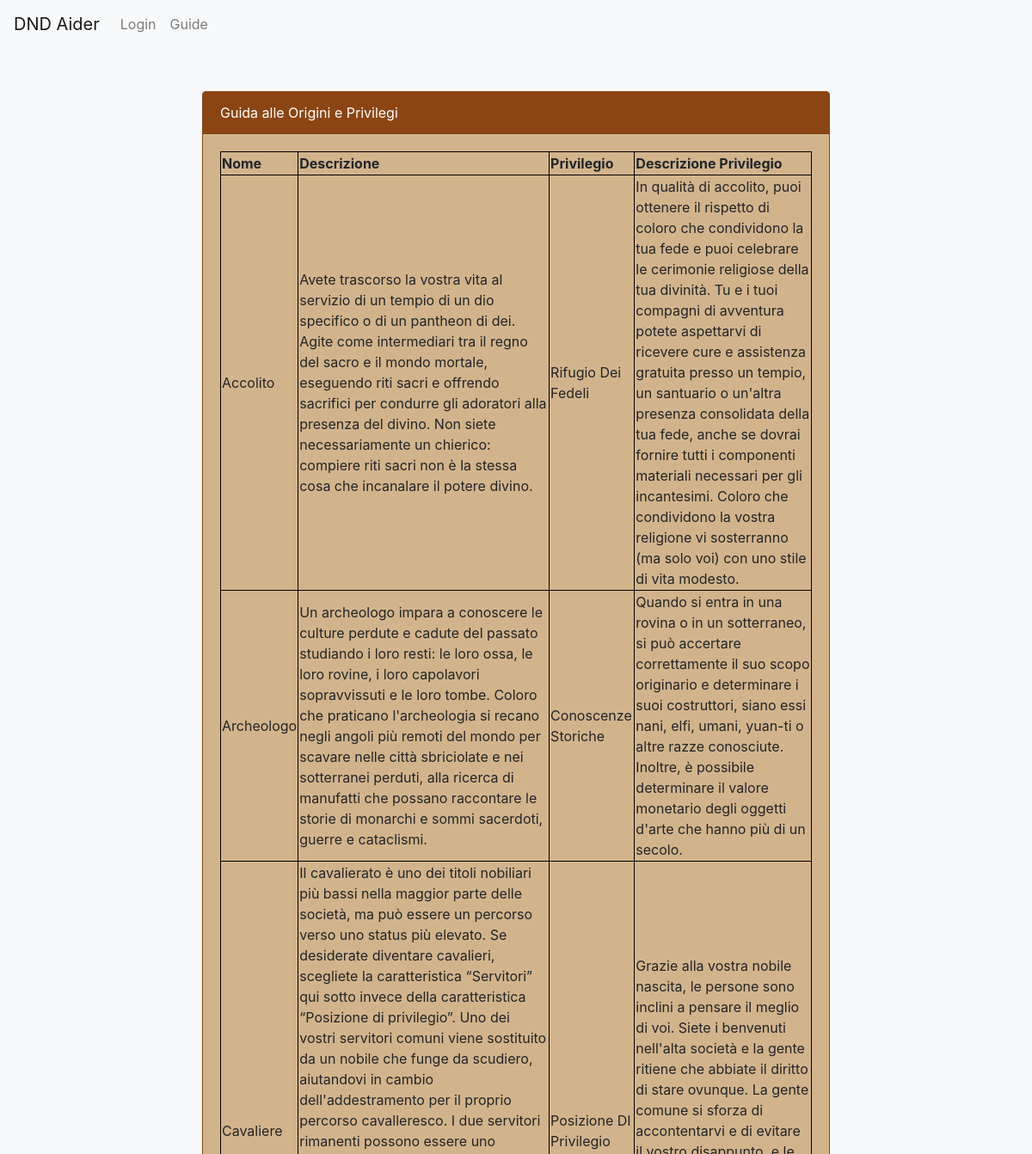
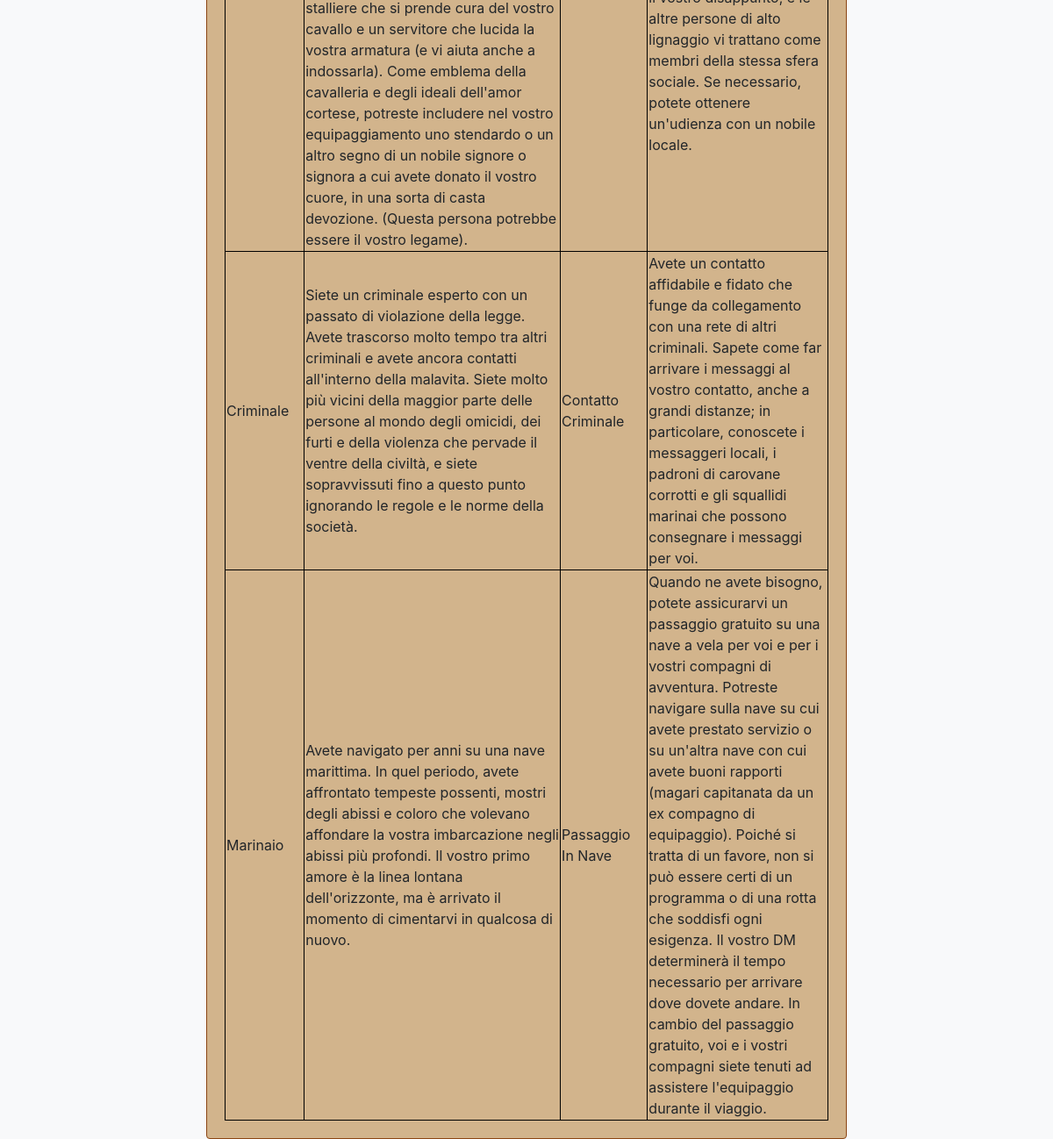
The page /guideorigini.php on the database as committed earlier (2 pictures, top to bottom).
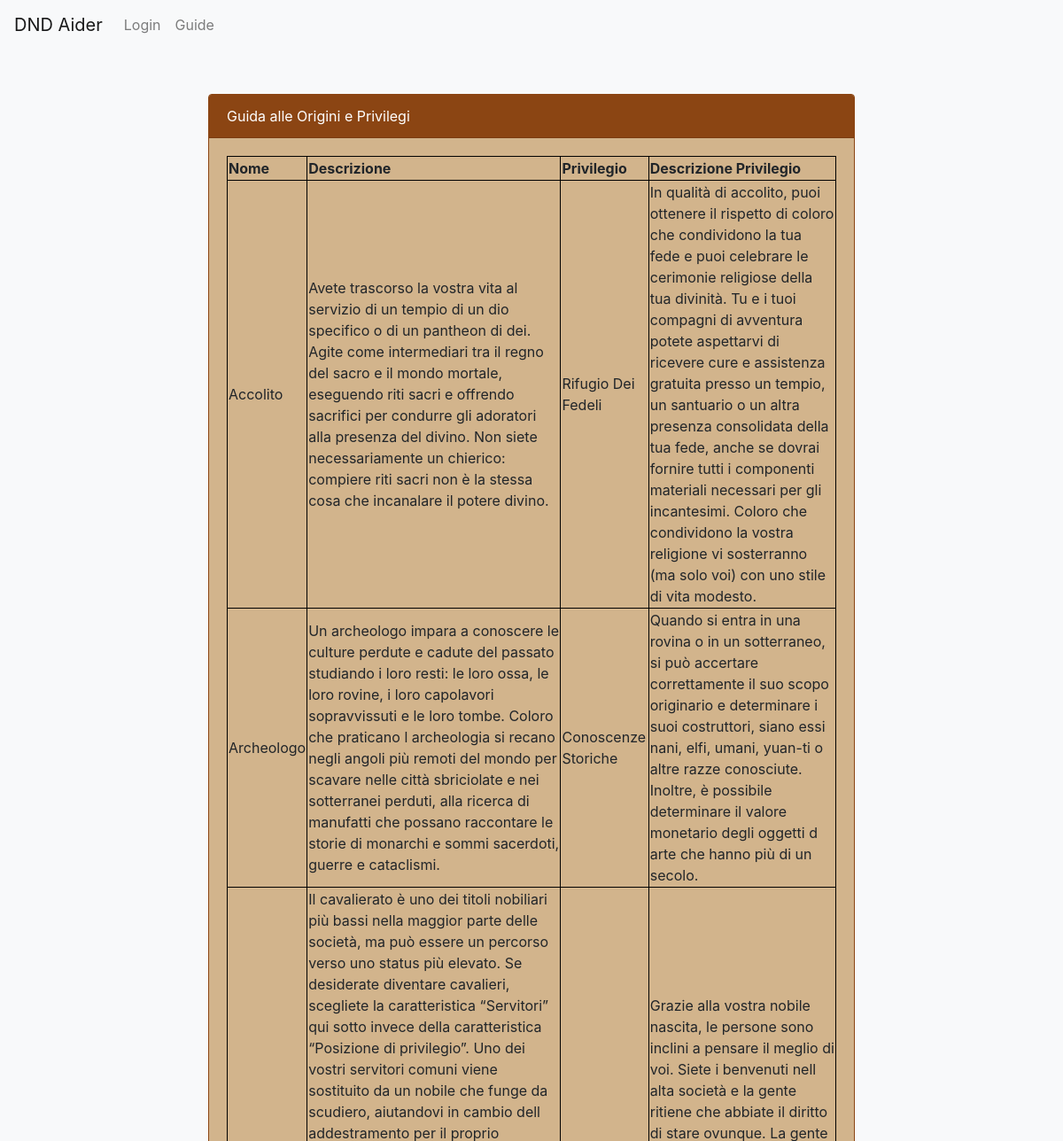
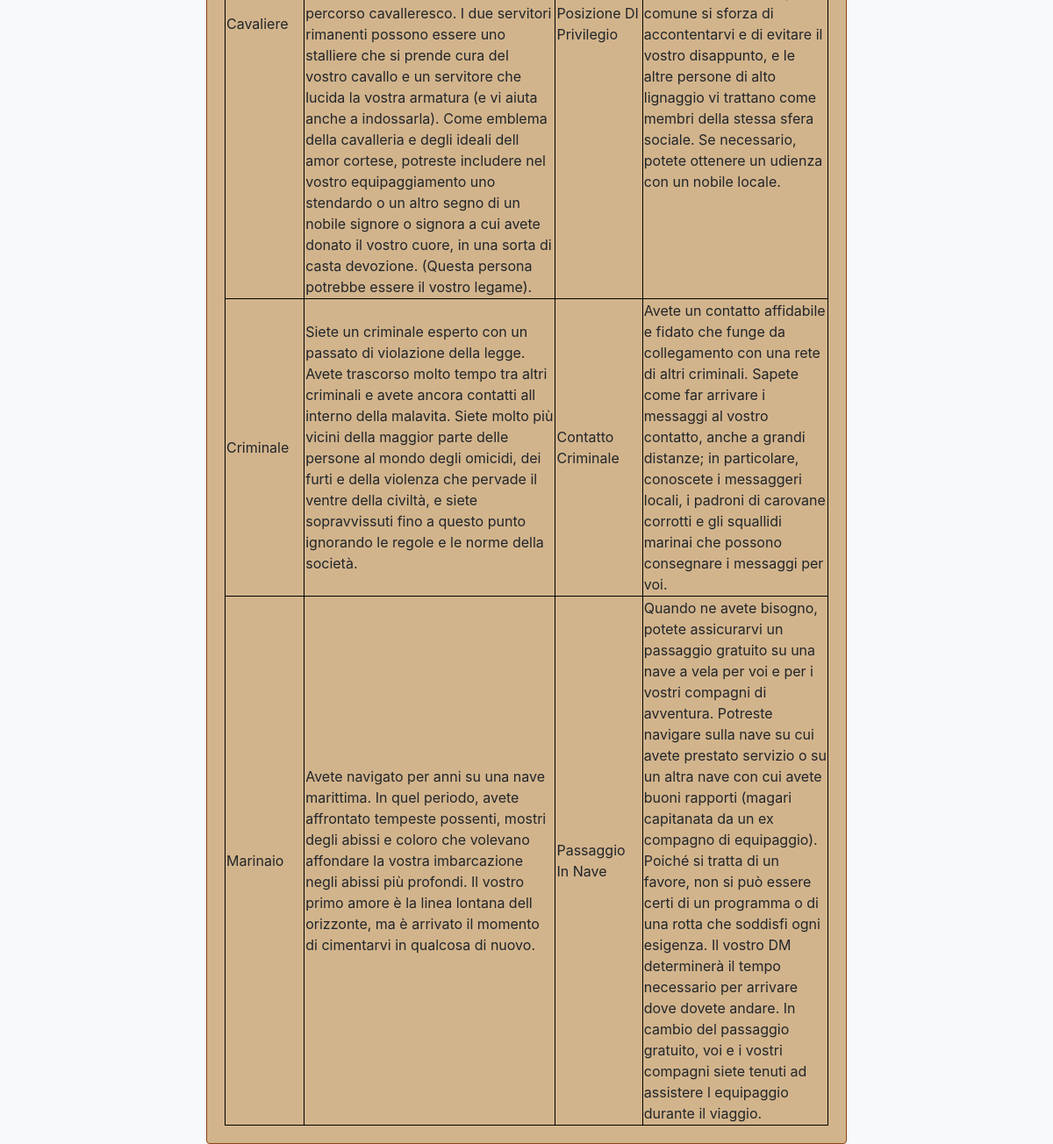
The same page on the database as committed later (2 pictures, top to bottom).
### tables this page shows
CREATE TABLE `origine` (
  `Nome` varchar(30) NOT NULL,
  `Descrizione` varchar(1000) NOT NULL,
  `Nome_Privilegio` varchar(30) NOT NULL
);

CREATE TABLE `privilegio` (
  `Nome` varchar(30) NOT NULL,
  `Descrizione` varchar(1000) NOT NULL
);

### database.php (called while the page is built, shortened)
<?php
class DatabaseHelper{
    public $db;
    public function __construct($servername, $username, $password, $dbname, $port){
        $this->db = new mysqli($servername, $username, $password, $dbname, $port);
    }
public function getBackgroundsPrivileges(){
    $query="SELECT origine.Nome, origine.Descrizione, privilegio.Nome as Privilegio, privilegio.Descrizione as Descrizione_Privilegio FROM origine LEFT JOIN privilegio ON origine.Nome_Privilegio=privilegio.Nome";
    $stmt = $this->db->prepare($query);
    $stmt->execute();
    $result = $stmt->get_result();
    $traits=array();
    while ($row = $result->fetch_assoc()){
        $traits[]=$row;
    }
    return $traits;
}
}
?>

### bootstrap.php (called while the page is built, shortened)
<?php
    require_once("database.php");
    $dbh = new DatabaseHelper("localhost", "root", "", "dnd_character_manager", 3306);
?>

### guideorigini.php (the view, shortened to what this page needs)
<?php
    require_once("bootstrap.php");
?>
<!DOCTYPE html>
<html lang="en">
<head>
    <link rel="stylesheet" href="https://stackpath.bootstrapcdn.com/bootstrap/4.5.0/css/bootstrap.min.css">
</head>
<body>
<header><nav class="navbar navbar-expand-lg navbar-light bg-light">
  <a class="navbar-brand" href="index.php">DND Aider</a>
  <div class="collapse navbar-collapse" id="navbarSupportedContent">
    <ul class="navbar-nav mr-auto">
      <?php
      if (isset($_SESSION["ID"])){
      ?>
       <li class="nav-item">
        <a class="nav-link" href="logout.php">Logout</a>
      </li>
      <li class="nav-item">
        <a class="nav-link" href="create.php">Crea</a>
      </li>
      <?php
      }else{
      ?>
      <li class="nav-item">
        <a class="nav-link" href="login.php">Login</a>
      </li>
      <?php
    } ?>
      <li class="nav-item">
        <a class="nav-link" href="guide.php">Guide</a>
      </li>
    </ul>
  </div>
</nav></header>
<div class="container">
        <div class="row justify-content-center">
            <div class="col-md-8">
                <div class="card">
                    <div class="card-header">Guida alle Origini e Privilegi</div>
                    <div class="card-body">
                    <section>
                    <table>
                      <tr>
                      <th>Nome</th>
                      <th>Descrizione</th>
                      <th>Privilegio </th>
                      <th>Descrizione Privilegio</th>
                      </tr>
                    <?php
                    $tutteorigini=$dbh->getBackgroundsPrivileges();
                    foreach($tutteorigini as $row){
                    echo "<tr><td>".htmlentities($row["Nome"])."</td>
                    <td>".htmlentities($row["Descrizione"])."</td>
                    <td>".htmlentities($row["Privilegio"])."</td>
                    <td>".htmlentities($row["Descrizione_Privilegio"])."</td></tr>";
                }
                    ?>
                     </table>
            </section>
                    </div>
                </div>
            </div>
        </div>
    </div>
</body>
</html>

### guideorigini.php (style rules this page uses)
body { background-color: #f8f9fa; }
.card { margin-top: 50px; background-color: #d2b48c; border: 1px solid #8b4513; }
.card-header { background-color: #8b4513; color: #fff; }
table, th, td { border: 1px solid black; border-collapse:collapse; }

Rows that differ between the two databases and show on the page:
changed through a linked row, origine "Accolito": Nome_Privilegio.Descrizione "…tempio, un santuario o un'altra presenza consolidata della tua…" → "…tempio, un santuario o un altra presenza consolidata della tua…"
changed origine "Archeologo": Descrizione "…tombe. Coloro che praticano l'archeologia si recano negli angoli…" → "…tombe. Coloro che praticano l archeologia si recano negli angoli…"; Nome_Privilegio.Descrizione "…valore monetario degli oggetti d'arte che hanno più di…" → "…valore monetario degli oggetti d arte che hanno più di…"
changed origine "Cavaliere": Descrizione "…scudiero, aiutandovi in cambio dell'addestramento per il proprio percorso cavalleresco. I due servitori rimanenti possono essere uno stalliere che si prende cura del vostro cavallo e un servitore che lucida la vostra armatura (e vi aiuta anche a indossarla). Come emblema della cavalleria e degli ideali dell'amor cortese, potreste includere nel…" → "…scudiero, aiutandovi in cambio dell addestramento per il proprio percorso cavalleresco. I due servitori rimanenti possono essere uno stalliere che si prende cura del vostro cavallo e un servitore che lucida la vostra armatura (e vi aiuta anche a indossarla). Come emblema della cavalleria e degli ideali dell amor cortese, potreste includere nel…"; privilegio.Descrizione "…voi. Siete i benvenuti nell'alta società e la gente ritiene che abbiate il diritto di stare ovunque. La gente comune si sforza di accontentarvi e di evitare il vostro disappunto, e le altre persone di alto lignaggio vi trattano come membri della stessa sfera sociale. Se necessario, potete ottenere un'udienza con un nobile locale." → "…voi. Siete i benvenuti nell alta società e la gente ritiene che abbiate il diritto di stare ovunque. La gente comune si sforza di accontentarvi e di evitare il vostro disappunto, e le altre persone di alto lignaggio vi trattano come membri della stessa sfera sociale. Se necessario, potete ottenere un udienza con un nobile locale."
changed origine "Criminale": Descrizione "…e avete ancora contatti all'interno della malavita. Siete molto…" → "…e avete ancora contatti all interno della malavita. Siete molto…"
changed origine "Marinaio": Descrizione "…è la linea lontana dell'orizzonte, ma è arrivato il…" → "…è la linea lontana dell orizzonte, ma è arrivato il…"; Nome_Privilegio.Descrizione "…prestato servizio o su un'altra nave con cui avete buoni rapporti (magari capitanata da un ex compagno di equipaggio). Poiché si tratta di un favore, non si può essere certi di un programma o di una rotta che soddisfi ogni esigenza. Il vostro DM determinerà il tempo necessario per arrivare dove dovete andare. In cambio del passaggio gratuito, voi e i vostri compagni siete tenuti ad assistere l'equipaggio durante il viaggio." → "…prestato servizio o su un altra nave con cui avete buoni rapporti (magari capitanata da un ex compagno di equipaggio). Poiché si tratta di un favore, non si può essere certi di un programma o di una rotta che soddisfi ogni esigenza. Il vostro DM determinerà il tempo necessario per arrivare dove dovete andare. In cambio del passaggio gratuito, voi e i vostri compagni siete tenuti ad assistere l equipaggio durante il viaggio."
